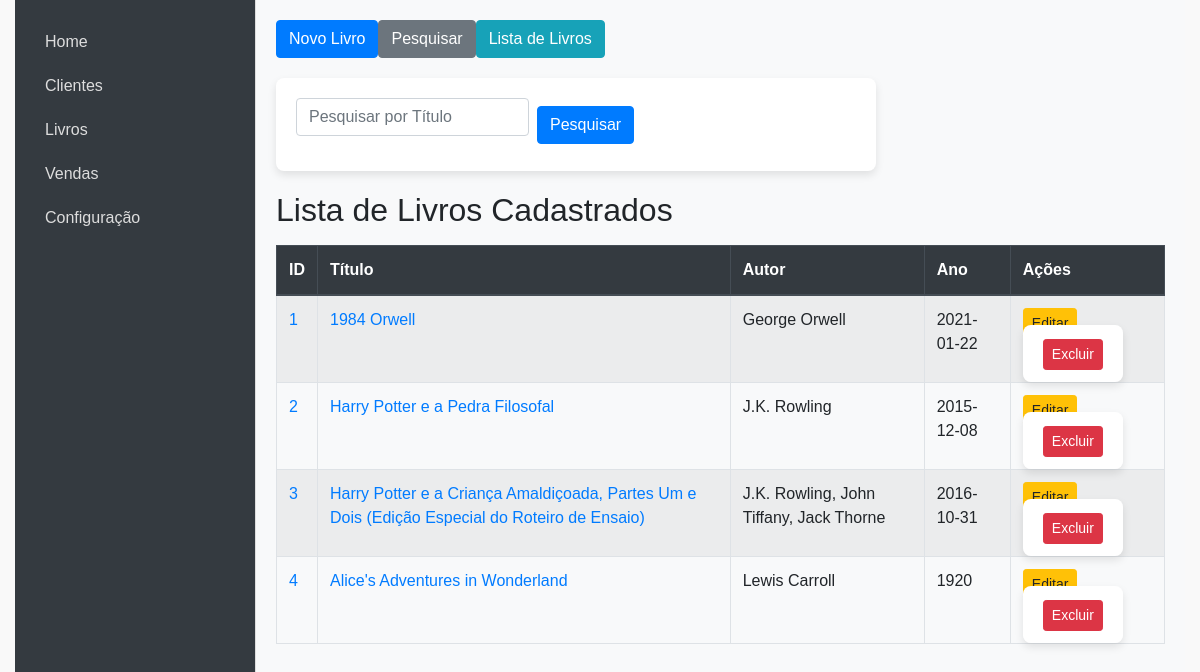
Screenshot of /livros (signed in) with the database file from the repository.
### models.py (models this page shows, shortened)
class Livro(db.Model):
    id = db.Column(db.Integer, primary_key=True)
    titulo = db.Column(db.String(100), nullable=False)
    autor = db.Column(db.String(100), nullable=False)
    editora = db.Column(db.String(100), nullable=False)
    idade_leitura = db.Column(db.String(100), nullable=False)
    isbn = db.Column(db.String(20), nullable=False)
    ano = db.Column(db.Integer, nullable=False)
    num_paginas = db.Column(db.Integer, nullable=False)
    valor = db.Column(db.Float, nullable=False)
    capa_livro = db.Column(db.String(200), nullable=True)
    estoque = db.Column(db.Integer, default=0)

### app.py (the view)
@app.route('/livros')
def livros():
    if 'username' not in session:
        return redirect(url_for('login'))
    livros = Livro.query.all()
    return render_template('livros.html', livros=livros)

### templates/livros.html (shortened to what this page needs)
{% extends "index.html" %}
{% block content %}
    <div class="top-menu mb-3 d-flex gap-2">
        <button class="btn btn-primary" onclick="window.location.href='{{ url_for('novo_livro') }}'">Novo Livro</button>
        <button id="showPesquisarButton" class="btn btn-secondary" onclick="togglePesquisar()">Pesquisar</button>
        <button class="btn btn-info" onclick="window.location.href='{{ url_for('livros') }}'">Lista de Livros</button>
    </div>
    <div id="pesquisarForm" class="hidden mb-3">
        <form action="{{ url_for('livros') }}" method="GET" class="form-inline">
            <input type="text" class="form-control mr-2" name="titulo" placeholder="Pesquisar por Título" value="{{ request.args.get('titulo', '') }}">
            <button type="submit" class="btn btn-primary">Pesquisar</button>
        </form>
    </div>
    <h2>Lista de Livros Cadastrados</h2>
    <table class="table table-striped table-bordered mt-3">
        <thead class="thead-dark">
            <tr>
                <th>ID</th>
                <th>Título</th>
                <th>Autor</th>
                <th>Ano</th>
                <th>Ações</th>
            </tr>
        </thead>
        <tbody>
            {% for livro in livros %}
            <tr>
                <td><a href="{{ url_for('visualizar_livro', id=livro.id) }}" target="_blank">{{ livro.id }}</a></td>
                <td><a href="{{ url_for('visualizar_livro', id=livro.id) }}" target="_blank">{{ livro.titulo }}</a></td>
                <td>{{ livro.autor }}</td>
                <td>{{ livro.ano }}</td>
                <td>
                    <a href="{{ url_for('editar_livro', id=livro.id) }}" class="btn btn-sm btn-warning">Editar</a>
                    <form action="{{ url_for('deletar_livro', id=livro.id) }}" method="POST" style="display:inline;">
                        <button type="submit" class="btn btn-sm btn-danger" onclick="return confirmarExclusao()">Excluir</button>
                    </form>
                </td>
            </tr>
            {% endfor %}
        </tbody>
    </table>
{% endblock %}

### static/style.css (style rules this page uses)
* { margin: 0; padding: 0; box-sizing: border-box; }
body { font-family: Arial, sans-serif; background-color: #f9f9f9; height: 100vh; display: flex; }
form { margin: 20px 0; display: flex; flex-direction: column; width: 100%; max-width: 600px; background-color: #fff; padding: 20px; border-radius: 8px; box-shadow: 0 4px 8px rgba(0, 0, 0, 0.1); }
form input, form select { margin-bottom: 15px; padding: 10px; font-size: 14px; border: 1px solid #ddd; border-radius: 4px; width: 100%; }
form button { padding: 10px; background-color: #333; color: #fff; border: none; border-radius: 4px; font-size: 16px; cursor: pointer; }
table { width: 100%; border-collapse: collapse; margin-top: 20px; }
table th, table td { border: 1px solid #ddd; padding: 10px; text-align: left; }
table th { background-color: #f4f4f4; color: #333; }

### rows the page displays
Livro: id "1", titulo "1984 Orwell", autor "George Orwell", ano "2021-01-22"
Livro: id "2", titulo "Harry Potter e a Pedra Filosofal", autor "J.K. Rowling", ano "2015-12-08"
Livro: id "3", titulo "Harry Potter e a Criança Amaldiçoada, Partes Um e Dois (Edição Especial do Roteiro de Ensaio)", autor "J.K. Rowling, John Tiffany, Jack Thorne", ano "2016-10-31"
Livro: id "4", titulo "Alice's Adventures in Wonderland", autor "Lewis Carroll", ano "1920"
